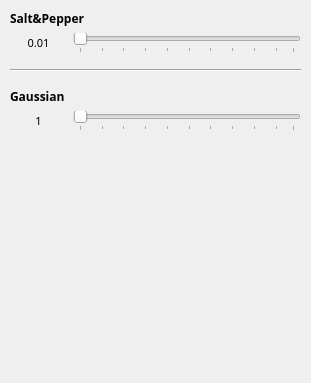
    <widget class="QWidget" name="tool_noise">
     <property name="enabled">
      <bool>true</bool>
     </property>
     <property name="geometry">
      <rect>
       <x>0</x>
       <y>0</y>
       <width>311</width>
       <height>383</height>
      </rect>
     </property>
     <property name="minimumSize">
      <size>
       <width>0</width>
       <height>0</height>
      </size>
     </property>
     <property name="maximumSize">
      <size>
       <width>16777215</width>
       <height>16777215</height>
      </size>
     </property>
     <property name="cursor">
      <cursorShape>ArrowCursor</cursorShape>
     </property>
     <property name="toolTip">
      <string/>
     </property>
     <property name="autoFillBackground">
      <bool>true</bool>
     </property>
     <property name="styleSheet">
      <string notr="true"/>
     </property>
     <attribute name="label">
      <string>노이즈 추가</string>
     </attribute>
     <widget class="QWidget" name="verticalLayoutWidget_3">
      <property name="geometry">
       <rect>
        <x>10</x>
        <y>0</y>
        <width>291</width>
        <height>143</height>
       </rect>
      </property>
      <layout class="QVBoxLayout" name="verticalLayout_4" stretch="0,0,0">
       <item>
        <layout class="QVBoxLayout" name="verticalLayout">
         <item>
          <layout class="QHBoxLayout" name="horizontalLayout_8" stretch="10,1">
           <item>
            <widget class="QLabel" name="noise_salt_label">
             <property name="font">
              <font>
               <family>Pretendard</family>
               <pointsize>9</pointsize>
               <weight>75</weight>
               <bold>true</bold>
              </font>
             </property>
             <property name="styleSheet">
              <string notr="true">background-color: rgba(255, 255, 255, 0)</string>
             </property>
             <property name="text">
              <string>Salt&amp;Pepper</string>
             </property>
            </widget>
           </item>
           <item>
            <widget class="QRadioButton" name="noise_salt_btn">
             <property name="styleSheet">
              <string notr="true">QRadioButton::indicator {
    width: 35px;
	height: 18px;
	image: url(&quot;C:/Users/User/workspace/2023-Industry-Academia-Collaboration-Project/ShortTerm-Internship/project/opencv_on_pyqt/Checkbox_off.png&quot;);
}
QRadioButton::indicator::checked {
	width: 35px;
	height: 18px;
    image: url(&quot;C:/Users/User/workspace/2023-Industry-Academia-Collaboration-Project/ShortTerm-Internship/project/opencv_on_pyqt/Checkbox_on.png&quot;);
}
QRadioButton::indicator::unchecked {
	width: 35px;
	height: 18px;
    image: url(&quot;C:/Users/User/workspace/2023-Industry-Academia-Collaboration-Project/ShortTerm-Internship/project/opencv_on_pyqt/Checkbox_off.png&quot;);
}
QRadioButton {
	background-color: rgba(0,0,0,0);
}</string>
             </property>
             <property name="text">
              <string/>
             </property>
             <property name="checkable">
              <bool>true</bool>
             </property>
             <property name="checked">
              <bool>false</bool>
             </property>
            </widget>
           </item>
          </layout>
         </item>
         <item>
          <layout class="QHBoxLayout" name="horizontalLayout" stretch="2,8">
           <item>
            <widget class="QLabel" name="noise_salt_value">
             <property name="font">
              <font>
               <family>Pretendard</family>
               <pointsize>8</pointsize>
              </font>
             </property>
             <property name="text">
              <string>0.01</string>
             </property>
             <property name="textFormat">
              <enum>Qt::AutoText</enum>
             </property>
             <property name="alignment">
              <set>Qt::AlignCenter</set>
             </property>
            </widget>
           </item>
           <item>
            <widget class="QSlider" name="noise_salt_slider">
             <property name="enabled">
              <bool>true</bool>
             </property>
             <property name="minimum">
              <number>1</number>
             </property>
             <property name="maximum">
              <number>50</number>
             </property>
             <property name="singleStep">
              <number>1</number>
             </property>
             <property name="pageStep">
              <number>0</number>
             </property>
             <property name="value">
              <number>1</number>
             </property>
             <property name="orientation">
              <enum>Qt::Horizontal</enum>
             </property>
             <property name="invertedAppearance">
              <bool>false</bool>
             </property>
             <property name="invertedControls">
              <bool>false</bool>
             </property>
             <property name="tickPosition">
              <enum>QSlider::TicksBelow</enum>
             </property>
             <property name="tickInterval">
              <number>5</number>
             </property>
            </widget>
           </item>
          </layout>
         </item>
        </layout>
       </item>
       <item>
        <widget class="Line" name="line_7">
         <property name="orientation">
          <enum>Qt::Horizontal</enum>
         </property>
        </widget>
       </item>
       <item>
        <layout class="QVBoxLayout" name="verticalLayout_2">
         <item>
          <layout class="QHBoxLayout" name="horizontalLayout_9" stretch="10,1">
           <item>
            <widget class="QLabel" name="noise_gaus_label">
             <property name="font">
              <font>
               <family>Pretendard</family>
               <pointsize>9</pointsize>
               <weight>75</weight>
               <bold>true</bold>
              </font>
             </property>
             <property name="styleSheet">
              <string notr="true">background-color: rgba(255, 255, 255, 0)</string>
             </property>
             <property name="text">
              <string>Gaussian</string>
             </property>
            </widget>
           </item>
           <item>
            <widget class="QRadioButton" name="noise_gaus_btn">
             <property name="enabled">
              <bool>true</bool>
             </property>
             <property name="styleSheet">
              <string notr="true">QRadioButton::indicator {
    width: 35px;
	height: 18px;
	image: url(&quot;C:/Users/User/workspace/2023-Industry-Academia-Collaboration-Project/ShortTerm-Internship/project/opencv_on_pyqt/Checkbox_off.png&quot;);
}
QRadioButton::indicator::checked {
	width: 35px;
	height: 18px;
    image: url(&quot;C:/Users/User/workspace/2023-Industry-Academia-Collaboration-Project/ShortTerm-Internship/project/opencv_on_pyqt/Checkbox_on.png&quot;);
}
QRadioButton::indicator::unchecked {
	width: 35px;
	height: 18px;
    image: url(&quot;C:/Users/User/workspace/2023-Industry-Academia-Collaboration-Project/ShortTerm-Internship/project/opencv_on_pyqt/Checkbox_off.png&quot;);
}
QRadioButton {
	background-color: rgba(0,0,0,0);
}</string>
             </property>
             <property name="text">
              <string/>
             </property>
             <property name="checkable">
              <bool>true</bool>
             </property>
             <property name="checked">
              <bool>false</bool>
             </property>
            </widget>
           </item>
          </layout>
         </item>
         <item>
          <layout class="QHBoxLayout" name="horizontalLayout_2" stretch="2,8">
           <item>
            <widget class="QLabel" name="noise_gaus_value">
             <property name="font">
              <font>
               <family>Pretendard</family>
               <pointsize>8</pointsize>
              </font>
             </property>
             <property name="text">
              <string>1</string>
             </property>
             <property name="textFormat">
              <enum>Qt::AutoText</enum>
             </property>
             <property name="alignment">
              <set>Qt::AlignCenter</set>
             </property>
            </widget>
           </item>
           <item>
            <widget class="QSlider" name="noise_gaus_slider">
             <property name="enabled">
              <bool>true</bool>
             </property>
             <property name="minimum">
              <number>1</number>
             </property>
             <property name="maximum">
              <number>50</number>
             </property>
             <property name="singleStep">
              <number>1</number>
             </property>
             <property name="value">
              <number>1</number>
             </property>
             <property name="orientation">
              <enum>Qt::Horizontal</enum>
             </property>
             <property name="invertedAppearance">
              <bool>false</bool>
             </property>
             <property name="invertedControls">
              <bool>false</bool>
             </property>
             <property name="tickPosition">
              <enum>QSlider::TicksBelow</enum>
             </property>
             <property name="tickInterval">
              <number>5</number>
             </property>
            </widget>
           </item>
          </layout>
         </item>
        </layout>
       </item>
      </layout>
     </widget>
    </widget>
